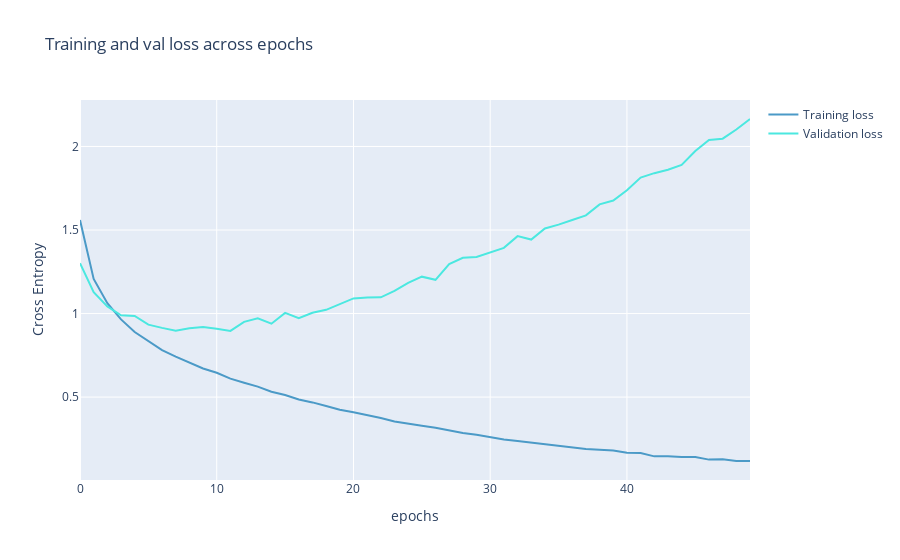

The notebook cell this image was saved under:
### Code cell
fig = go.Figure(data=[
                      go.Scatter(
                          y=model_2["loss"],
                          name="Training loss",
                          mode="lines",
                          marker=dict(
                              color=color_chart[0]
                          )),
                      go.Scatter(
                          y=model_2["val_loss"],
                          name="Validation loss",
                          mode="lines",
                          marker=dict(
                              color=color_chart[1]
                          ))
])
fig.update_layout(
    title='Training and val loss across epochs',
    xaxis_title='epochs',
    yaxis_title='Cross Entropy'    
)
fig.show()

### Figure 1 — Plotly figure (JSON) as saved in the notebook; plotly's stock layout.template omitted (floating-point values rounded to 4 significant figures)
{"data": [{"marker": {"color": "#4B9AC7"}, "mode": "lines", "name": "Training loss", "type": "scatter", "y": [1.559, 1.208, 1.062, 0.9649, 0.8893, 0.8341, 0.7811, 0.7421, 0.7061, 0.671, 0.646, 0.6108, 0.5863, 0.5629, 0.5324, 0.5127, 0.4855, 0.4683, 0.4464, 0.4243, 0.4089, 0.3929, 0.375, 0.3535, 0.3428, 0.3284, 0.317, 0.299, 0.2856, 0.2744, 0.2608, 0.2461, 0.2375, 0.2284, 0.2151, 0.2084, 0.1986, 0.1893, 0.1849, 0.181, 0.1668, 0.165, 0.1453, 0.146, 0.1418, 0.1411, 0.1258, 0.1278, 0.1176, 0.1178]}, {"marker": {"color": "#4BE8E0"}, "mode": "lines", "name": "Validation loss", "type": "scatter", "y": [1.302, 1.128, 1.042, 0.9901, 0.9861, 0.934, 0.9143, 0.898, 0.9125, 0.9191, 0.9088, 0.8964, 0.9502, 0.9714, 0.9394, 1.004, 0.9717, 1.005, 1.022, 1.055, 1.091, 1.095, 1.097, 1.136, 1.184, 1.221, 1.202, 1.296, 1.334, 1.338, 1.364, 1.393, 1.463, 1.443, 1.51, 1.532, 1.56, 1.588, 1.654, 1.676, 1.738, 1.814, 1.84, 1.861, 1.889, 1.973, 2.038, 2.047, 2.101, 2.164]}], "layout": {"title": {"text": "Training and val loss across epochs"}, "xaxis": {"title": {"text": "epochs"}}, "yaxis": {"title": {"text": "Cross Entropy"}}}}
